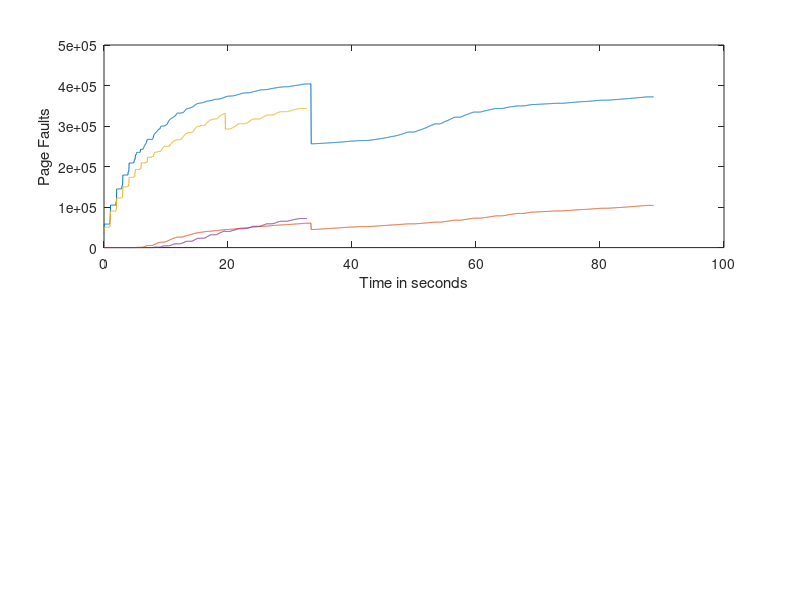

Reproduce this figure in MATLAB. (Note: this script raises an error after producing the figure.)
prof1 = csvread('profile1.dat');
prof2 = csvread('profile2.dat');

figure, 
time = 0.05 * length(prof1(:,2));
x = linspace(0, time , length(prof1(:,2)) );
subplot(2,1,1);
plot (x,prof1(:,2:3));
hold all; 

time = 0.05 * length(prof2(:,2));
x = linspace(0, time , length(prof2(:,2)) );
plot (x,prof2(:,2:3));
ylabel('Page Faults');
xlabel('Time in seconds')

clear out
for i=1:12
a = ['profile3_' num2str(i,'%u') '.data' ];
prof = csvread(a);
out(i) = mean(prof(:,4)) / 10;
end

%figure,
subplot(2,1,2);
plot(out);
ylabel('% CPU Utilization');
xlabel('Degree of multiprograming')


% time = 0.05 * length(prof3_1(:,4));
% x = linspace(0, time , length(prof3_1(:,4)) );
% plot (x,prof3_1(:,4));
% hold all; 
% 
% time = 0.05 * length(prof3_2(:,4));
% x = linspace(0, time , length(prof3_2(:,4)) );
% plot (x,prof3_2(:,4));
% hold all; 
% 
% time = 0.05 * length(prof3_3(:,4));
% x = linspace(0, time , length(prof3_3(:,4)) );
% plot (x,prof3_3(:,4));
% hold all; 
